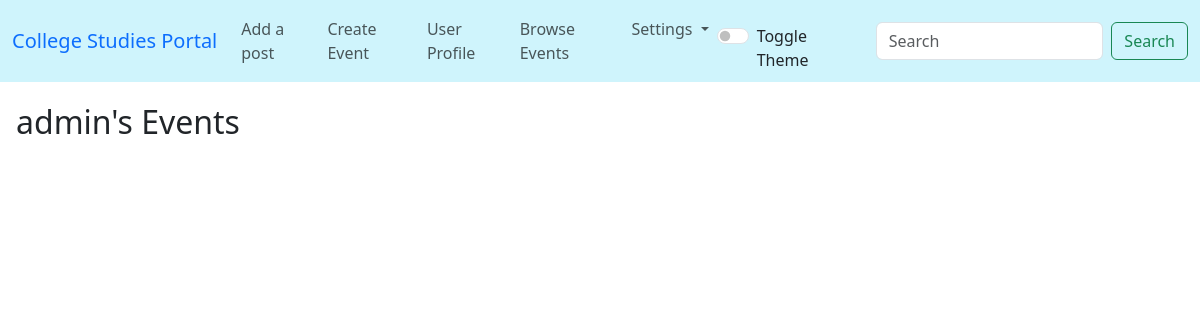
The page /app/myevents (signed in) on the database as committed earlier.
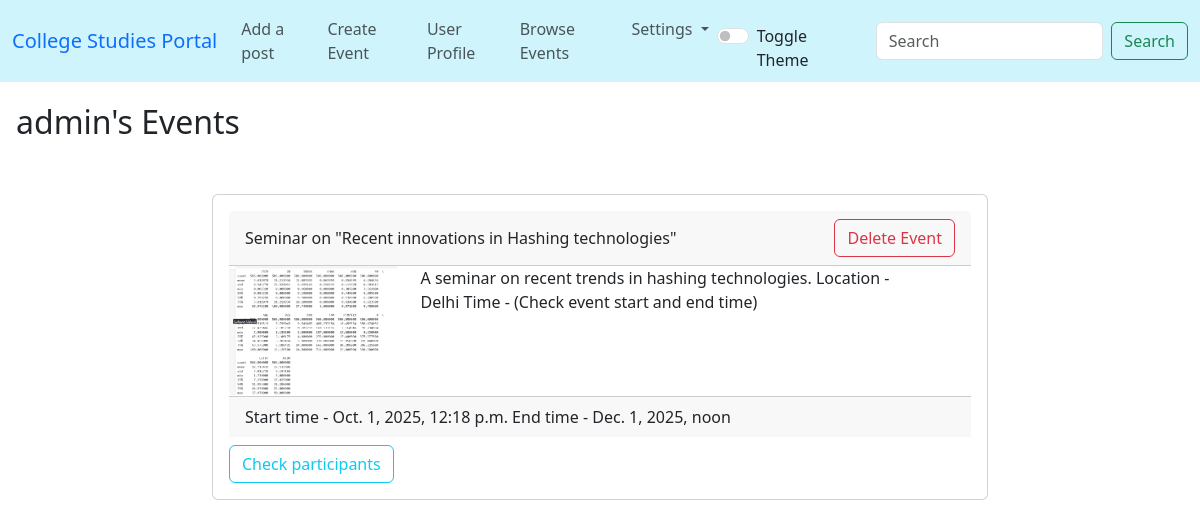
The same page on the database as committed later.
### app/models.py (models this page shows, shortened)
class Event(models.Model):
    creator = models.ForeignKey(User,on_delete=models.CASCADE,related_name="events")
    title = models.CharField(max_length=128)
    start_time = models.DateTimeField()
    end_time = models.DateTimeField()
    description = models.TextField(max_length=512)
    pfp = models.ImageField(upload_to="event_pics/",default='event_pics/default.jpg')
    users = models.ManyToManyField(User,through='EventUser',related_name='registered_users')

### app/views.py (the view)
# urls.py: path('myevents',views.myEvents,name='myevents'),
def myEvents(request):
    events = Event.objects.filter(creator=request.user)
    return render(request,"events/myevents.html",{
        "events": events
    })

### app/templates/events/myevents.html (shortened to what this page needs)
{% extends "app/basic.html" %}
{% block body %}
<div class="text-body fs-2 m-3">{{request.user.username}}'s Events</div>
{%for i in events%}
<div class="container my-5 col-lg-8">
    <div class="card">
        <div class="card-body">
            <div class="card-header d-flex align-items-center">{{i.title}}
                <button class="ms-auto btn btn-outline-danger delete-btn" data-id="{{i.id}}" data-bs-toggle="modal" data-bs-target="#exampleModal">Delete Event</button>
            </div>
            <div class="row">
                <div class="col-lg-3 col-md-3 col-sm-3">
                    <img src="/app{{i.pfp.url}}" alt="Picture of event {{i.title}}" class="img-fluid rounded-start" style="width: 100%; height: 100%;">
                </div>
                <div class="col-lg-8 col-md-8 col-sm-8">
                    {{i.description}}
                </div>
            </div>
            <div class="card-footer d-flex justify-content-between align-items-center">
                Start time - {{i.start_time}}
                End time - {{i.end_time}}<br>
            </div>
            <button class="btn btn-outline-info mt-2 check-participants" data-id="{{i.id}}">Check participants</button>
        </div>
    </div>
</div>
{%endfor%}
{% endblock body %}

Rows that differ between the two databases and show on the page:
added Event: title "Seminar on \"Recent innovations in Hashing technologies\"", pfp (picture), description "A seminar on recent trends in hashing technologies. Location - Delhi Time - (Check event start and end time)", start_time "Oct. 1, 2025, 12:18 p.m.", end_time "Dec. 1, 2025, noon"
